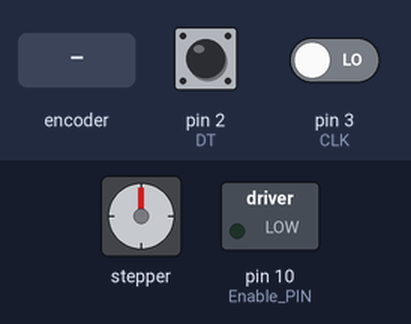
Recording of a sketch running on a simulated Arduino Uno, built with avr-gcc and run on an emulated ATmega328P. Shown: stepper motor, switched loads named in the sketch (green lamp = pin HIGH). Inputs (shaded band) come from the test bench; at power-on: pin 2 (DT) HIGH, pin 3 (CLK) LOW. Stepper angles assume 200 steps per turn.

Above: at 1.2 s.
1.3 s: rotary encoder on pin 3 (CLK) / pin 2 (DT) turned 1 step (first pin leading)
Timing chart, 0 to 4.3 s (numbered marks = the images above; inputs shaded):
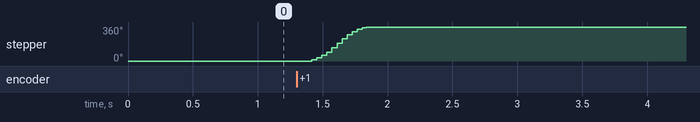

Measured:
- after the input at 1.3 s, stepper: turns 360° clockwise in 0.42 s, starting after 0.11 s

The sketch:

sketch_mar06b.ino
```cpp
//This is an example of how you would control 1 stepper

#include <AccelStepper.h>

//int motorSpeed = 9600; //maximum steps per second (about 3rps / at 16 microsteps)
int motorSpeed = 10000; //maximum steps per second (about 5rps / at 8 microsteps)
int motorAccel = 3600; //steps/second/second to accelerate
/*
int motorDirPin = 5; //digital pin 2
int motorStepPin = 2; //digital pin 3
const int Enable_PIN = 3;
*/

#define DT 2
#define CLK 3
#define SW 4
int motorStepPin = 8; //digital pin 3
int motorDirPin = 9; //digital pin 2
const int Enable_PIN = 10;

//set up the accelStepper intance
//the "1" tells it we are using a driver
AccelStepper stepper(1, motorStepPin, motorDirPin);


void setup(){
  stepper.setMaxSpeed(motorSpeed);
  stepper.setSpeed(motorSpeed);
  stepper.setAcceleration(motorAccel);
  pinMode(Enable_PIN, OUTPUT);
  digitalWrite(Enable_PIN, LOW);
  stepper.moveTo(8000); //move 32000 steps (should be 10 rev)
  Serial.begin(9600);
  pinMode(DT, INPUT);
  pinMode(CLK, INPUT);
  pinMode(SW, INPUT);
  digitalWrite(SW, HIGH);
}

void loop(){
 int counter;
 byte DialPos;
 byte Last_DialPos;
  /* Reset the counter */
 counter = 0;
  //if stepper is at desired location
 /*
  if (stepper.distanceToGo() == 0){
    //go the other way the same amount of steps
    //so if current position is 400 steps out, go position -400
   stepper.moveTo(-stepper.currentPosition());
   //stepper.moveTo(-1600);
  }
  */
  //these must be called as often as possible to ensure smooth operation
  //any delay will cause jerky motion

  while(1)
  {
    /* Read the status of the dial */
    DialPos = (digitalRead(CLK) << 1) | digitalRead(DT);

    /* Is the dial being turned anti-clockwise? */
    if (DialPos == 3 && Last_DialPos == 1)
    {
      counter--;
    }

    /* Is the dial being turned clockwise? */
    if (DialPos == 3 && Last_DialPos == 2)
    {
      counter++;
    }

    /* Output the counter to the serial port */
    //Serial.println(counter);

    /* Is the switch pressed? */
   // if(!digitalRead(SW))
     // Serial.println("Switch pressed!");

    /* Save the state of the encoder */
    Last_DialPos = DialPos;
    //stepper.moveTo(-stepper.currentPosition());
    stepper.moveTo(counter*200);
    stepper.run();
  }
}
```
